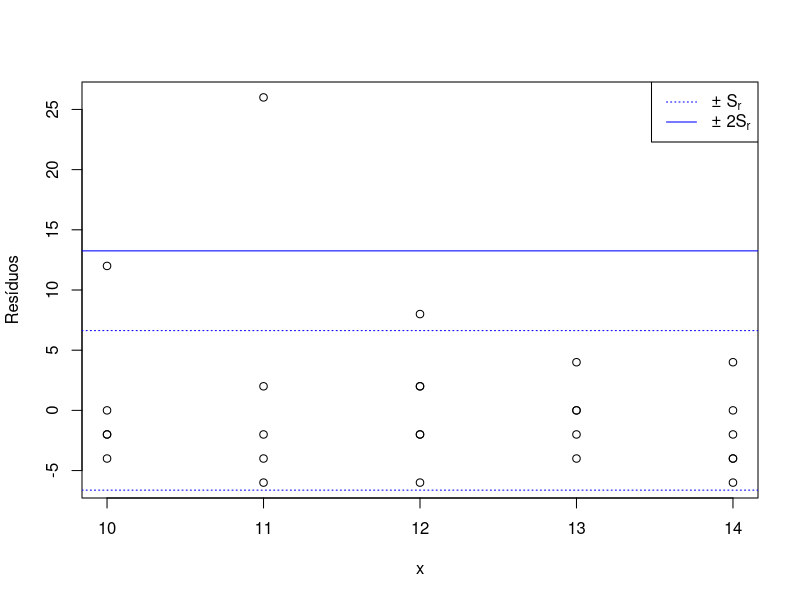
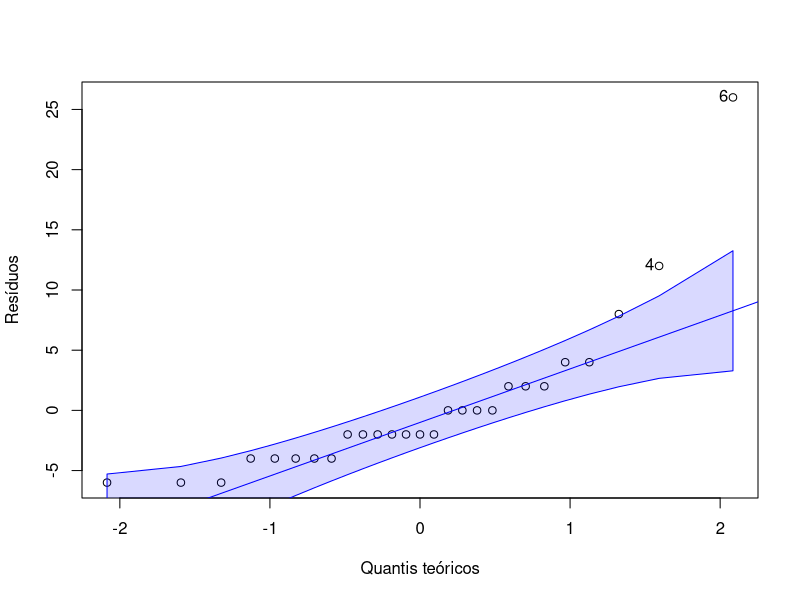
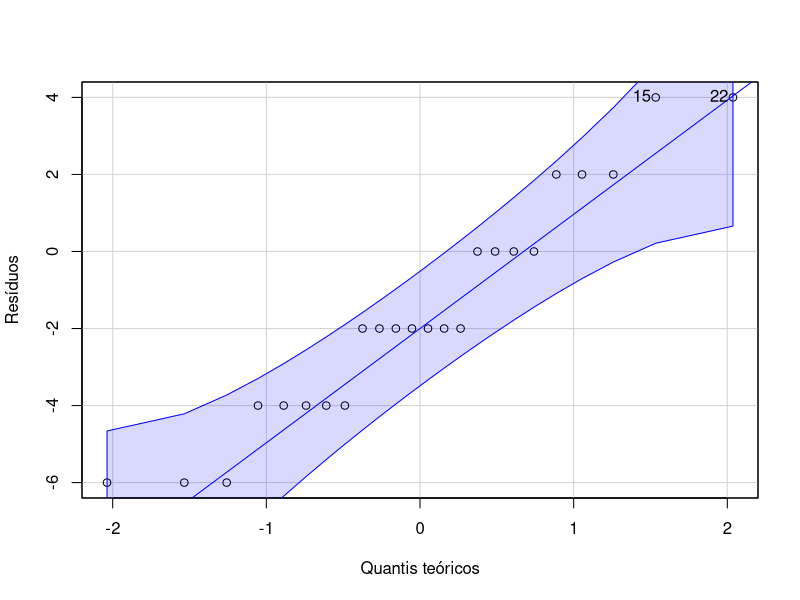

Generate these figures, in order, with R:
#!/usr/bin/Rscript

library(car)  # qqPlot()

# Graph filenames
RESIDUALS  = "ex3-residuals.pdf"
QQNORM     = "ex3-qqnorm.pdf"
QQNORM2    = "ex3-qqnorm2.pdf"

df = read.csv("../data/ex3.csv", sep=";", fileEncoding="UTF-8")

# ---------------------------------------------------------------------

s = sd(df$r)  # sd already uses denominator n-1
paste("Sr =", round(s, 3))

# Plot residuals graph
pdf(RESIDUALS)
plot(df$r ~ df$x, xlab="x", ylab="Resíduos")

# Add residual standard error lines
abline(s, 0, lty=3, col="blue")
abline(-s, 0, lty=3, col="blue")
abline(2*s, 0, col="blue")
abline(-2*s, 0, col="blue")

# Add legend to explain error lines
legend("topright",
        legend=c(expression("\u00B1 S"["r"]), expression("\u00B1 2S"["r"])),
        col=c("blue", "blue"),
        lty=c(3, 1))
invisible(dev.off())
paste("Residuals graph saved as", RESIDUALS)

# Plot qqnorm graph
pdf(QQNORM)
qqPlot(df$r, col.lines="blue", lwd=1, grid=FALSE,
       xlab="Quantis teóricos", ylab="Resíduos")
invisible(dev.off())
paste("qqnorm graph saved as", QQNORM)

pdf(QQNORM2)
df2 <- read.csv("../data/ex3-2.csv", sep=";")
qqPlot(df2$r, xlab="Quantis teóricos", ylab="Resíduos",
       col.lines="blue", lwd=1)
invisible(dev.off())
paste("qqnorm2 graph saved as", QQNORM2)
